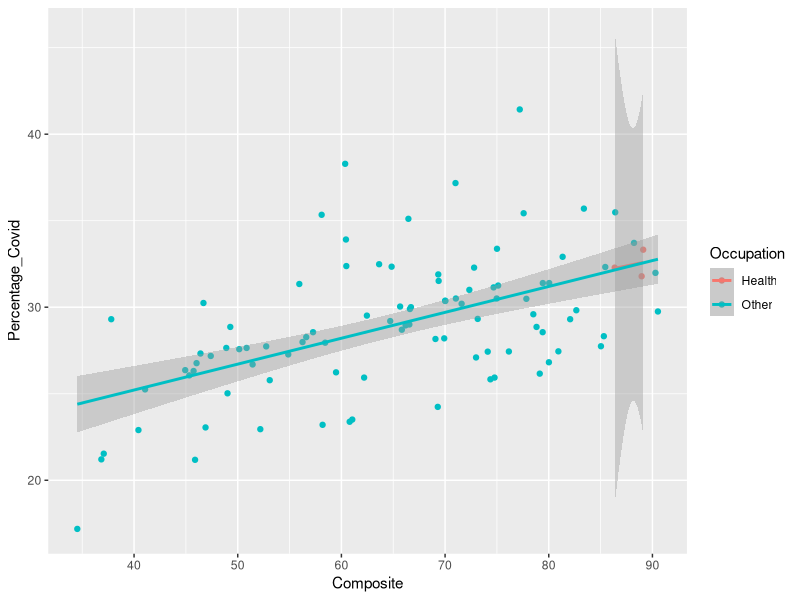
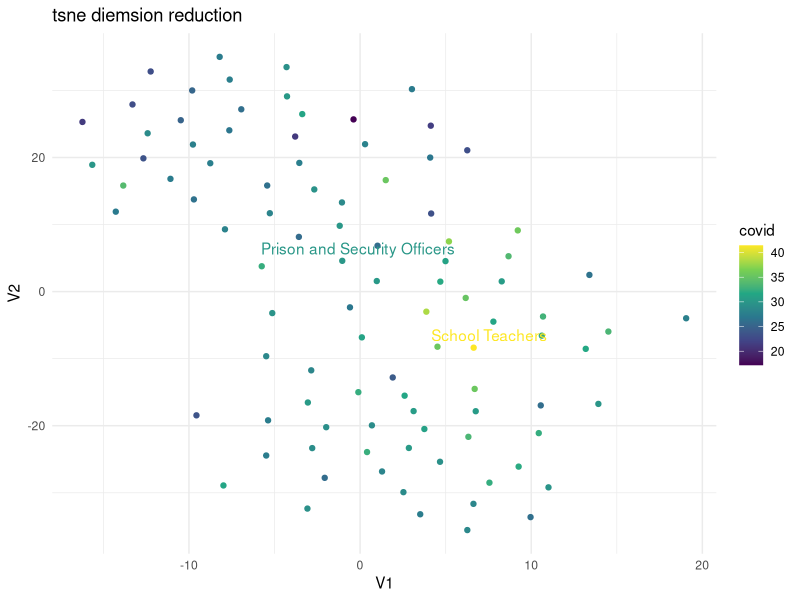
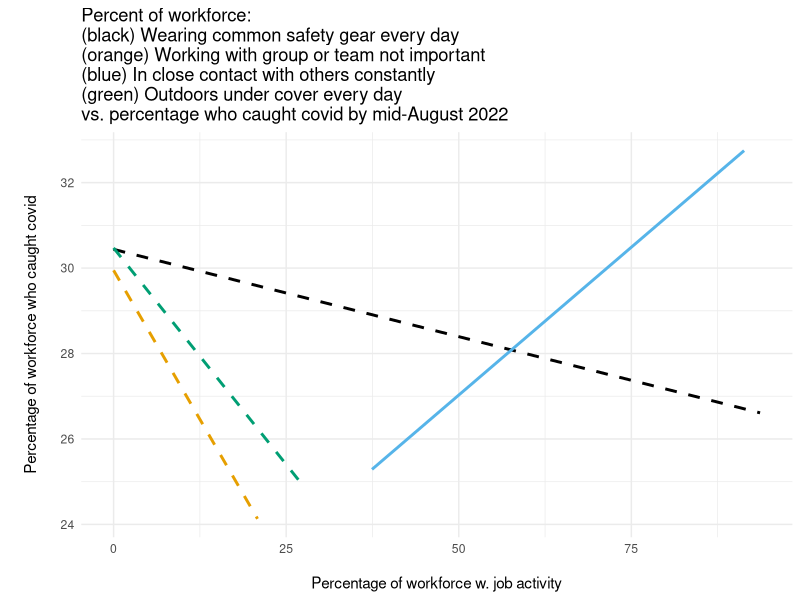
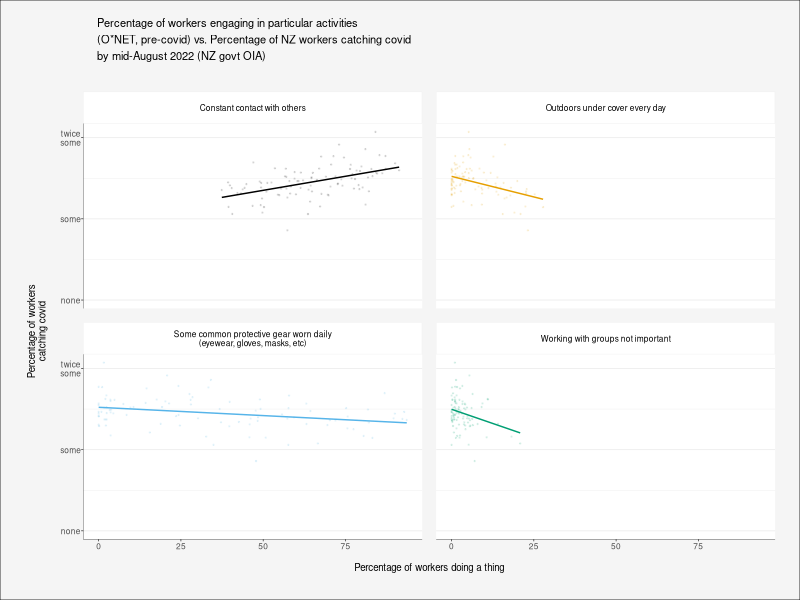
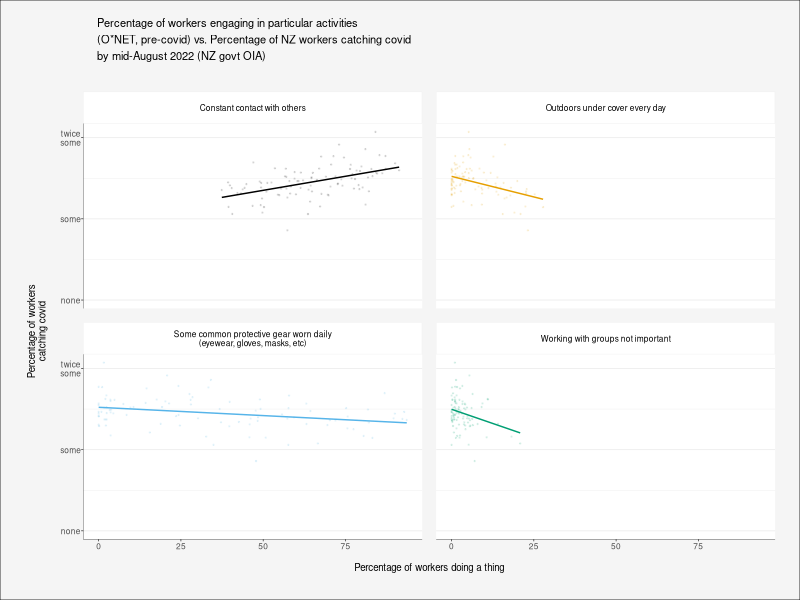

The R script that drew these images, in order:
library(readr)
library(dplyr)
library(tidyr)
library(ggplot2)
library(ggthemes)
library(Rtsne)
library(ggrepel)
combined <- read_csv("combined_data.csv")
selectset <- combined |>
  select(ANZSCO_minor, Percentage_Covid,
         `Contact With Others`, `Outdoors, Under Cover`,
         `Face-to-Face Discussions`) |>
  mutate(Composite = `Contact With Others` * (5-`Outdoors, Under Cover`) *`Face-to-Face Discussions`,
    Occupation = case_when(ANZSCO_minor == "Health Therapy Professionals" ~"Health",
                                ANZSCO_minor == "Medical Practitioners" ~"Health",
                                ANZSCO_minor == "Midwifery and Nursing Professionals" ~"Health",
                                TRUE ~ "Other"))

ggplot(selectset, aes(x=Composite, y=Percentage_Covid,
                      colour=Occupation)) +
  geom_point() + geom_smooth(method="lm")
data_matrix <- as.matrix(combined[,3:ncol(combined)])
tsne <- Rtsne(data_matrix, dims = 2, perplexity=30, verbose=FALSE, theta=0.0, max_iter = 500, check_duplicates=FALSE)
tsne2D <- as.data.frame(tsne$Y)
tsne2D$occupation = combined$ANZSCO_minor
tsne2D$covid = combined$Percentage_Covid
teach_prison <- tsne2D %>% 
  filter(occupation %in% c("School Teachers", "Prison and Security Officers"))
ggplot(tsne2D, aes(x=V1,y=V2,colour=covid)) +
  geom_point() +
  scale_colour_viridis_c() +
  ggtitle("tsne diemsion reduction") +
  theme_minimal() +
  geom_text_repel(data=teach_prison, 
                  aes(label = occupation))
tsne2D |> filter(V2>0, V2<3, V1< -1,V1>-4) 

cartesian_close <- function(x, space=tsne2D){
  space$fromV1 <- space$V1[x]
  space$fromV2 <- space$V2[x]
  space$fromoccupation <- space$occupation[x]
  space$fromcovid <- space$covid[x]
  space <- space[-x,]
  space$distance <- ((space$V1 - space$fromV1)^2 + (space$V2 - space$fromV2)^2)^0.5
  neighbour <- space[which.min(space$distance),]
  return(neighbour)
}

nearby <- bind_rows(lapply(1:nrow(tsne2D), cartesian_close))
nearby$diffcov <- abs(nearby$covid - nearby$fromcovid)

sixcols= colorblind_pal()(6)
ggplot(combined,aes(y=Percentage_Covid)) +
  geom_smooth(aes(x=`Wear Common Protective or Safety Equipment such as Safety Shoes, Glasses, Gloves, Hearing Protection, Hard Hats, or Life Jackets_Every day`), 
              method="lm", se = FALSE, colour=sixcols[1], linetype=2) +
  geom_smooth(aes(x=`Work With Work Group or Team_Not important at all`), 
              method="lm", se = FALSE, colour=sixcols[2], linetype=2) +
  geom_smooth(aes(x=`Contact With Others_Constant contact with others`), 
              method="lm", se = FALSE, colour=sixcols[3]) +
  geom_smooth(aes(x=`Outdoors, Under Cover_Every day`), 
              method="lm", se = FALSE, colour=sixcols[4], linetype=2) +
  labs(title="Percent of workforce:
(black) Wearing common safety gear every day
(orange) Working with group or team not important
(blue) In close contact with others constantly
(green) Outdoors under cover every day
vs. percentage who caught covid by mid-August 2022",
x="\nPercentage of workforce w. job activity",
y="\nPercentage of workforce who caught covid\n") +
  theme_minimal()

ggdata <- combined %>%
  select(1:2,
         `Wear Common Protective or Safety Equipment such as Safety Shoes, Glasses, Gloves, Hearing Protection, Hard Hats, or Life Jackets_Every day`,
         `Work With Work Group or Team_Not important at all`,
         `Contact With Others_Constant contact with others`,
         `Outdoors, Under Cover_Every day`) %>%
  rename(`Some common protective gear worn daily\n(eyewear, gloves, masks, etc)` = 3,
         `Working with groups not important`= 4,
         `Constant contact with others` = 5,
         `Outdoors under cover every day` = 6) |> 
  gather(key="Activity", value="ActivityPercent", 3:6) |> 
  mutate(Activity = factor(Activity, levels=c("Constant contact with others",
                                              "Outdoors under cover every day",
                                              "Some common protective gear worn daily\n(eyewear, gloves, masks, etc)",
                                              "Working with groups not important"))) 
graf <- ggplot(ggdata, aes(x=ActivityPercent, y=Percentage_Covid, colour=Activity)) +
  facet_wrap(~Activity, ncol=2) +
  geom_point(alpha=.1, size=0.2) + 
  geom_smooth(method="lm", se=FALSE, linewidth=0.5) +
  labs(title="Percentage of workers engaging in particular activities
(O*NET, pre-covid) vs. Percentage of NZ workers catching covid
by mid-August 2022 (NZ govt OIA)\n",
x="\nPercentage of workers doing a thing\n",
y="\nPercentage of workers\ncatching covid\n") +
  scale_colour_colorblind() +
  scale_y_continuous(breaks=c(0,20,40), labels = c("none","some", "twice\nsome")) +
  coord_cartesian(y=c(0,NA))
  

theme_wkcv23 <- function(){
  # theme_minimal(base_family="OpenSans") %+replace% 
  theme_minimal(base_size = 6) %+replace% 
    theme(panel.grid.major.x = element_blank(),
          panel.grid.minor.x = element_blank(),
          axis.line.x = element_line(size=0.1),
          axis.text.x = element_text(size=6),
          axis.ticks.x = element_line(size=0.2),
          axis.line.y = element_line(size=0.1),
          axis.ticks.y = element_line(size=0.2),
          axis.text.y = element_text(size=6),
          strip.background = element_rect(fill= "#FFFFFF", colour="#EFEFEF"),
          strip.text = element_text(size = 6,
                                    margin = margin(t = 5, r = 5, b = 5, l = 5, unit = "pt")),
          strip.placement = "inside",
          panel.background = element_rect(fill = "#FFFFFF", colour = "#FFFFFF"),
          panel.spacing = unit(0.7, "lines"),
          plot.title = element_text(size = 8,
                                    lineheight = 1.23,
                                    margin=margin(t = 0, r = 0, b = 10, l = 10, unit = "pt"),
                                    hjust=0),
          plot.subtitle = element_text(size = 7, hjust=0),
          plot.background = element_rect(fill = "#F5F5F5"),
          axis.title = element_text(size=7),
          plot.caption = element_text(margin=margin(t = 5, r = 5, b = 5, l = 5, unit = "pt"),
                                      size=5, hjust=1),
          plot.caption.position = "plot",
          plot.margin = margin(12, 18, 12, 12, "pt"),
          legend.position = "none")
}

graf + theme_wkcv23()
ggsave("~/Desktop/change.png", width=1920, height=1080, units = "px")
